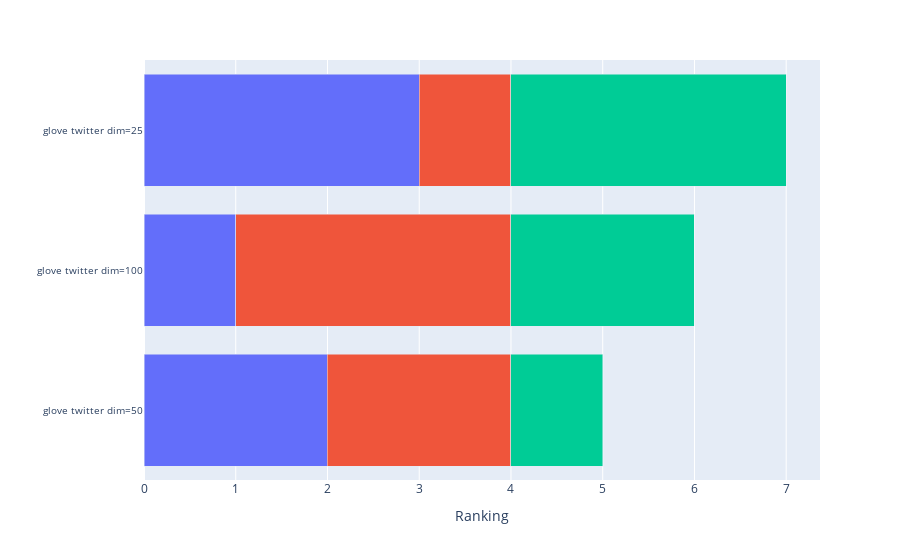

The code cell stored with this chart in its notebook:
### Code cell
fig = plot_ranking(ethnicity_ranking)
fig.show()

### Figure 1 — Plotly figure (JSON) as saved in the notebook; plotly's stock layout.template omitted (floating-point values rounded to 4 significant figures)
{"data": [{"alignmentgroup": "True", "hovertemplate": "Metric=WEAT: Ethnicity Queries average of abs values score<br>Ranking=%{x}<br>Embedding model=%{y}<extra></extra>", "legendgroup": "WEAT: Ethnicity Queries average of abs values score", "marker": {"color": "#636efa", "pattern": {"shape": ""}}, "name": "WEAT: Ethnicity Queries average of abs values score", "offsetgroup": "WEAT: Ethnicity Queries average of abs values score", "orientation": "h", "showlegend": true, "textposition": "auto", "type": "bar", "x": [3, 2, 1], "xaxis": "x", "y": ["glove twitter dim=25", "glove twitter dim=50", "glove twitter dim=100"], "yaxis": "y"}, {"alignmentgroup": "True", "hovertemplate": "Metric=WEAT: Gender Queries average of abs values score<br>Ranking=%{x}<br>Embedding model=%{y}<extra></extra>", "legendgroup": "WEAT: Gender Queries average of abs values score", "marker": {"color": "#EF553B", "pattern": {"shape": ""}}, "name": "WEAT: Gender Queries average of abs values score", "offsetgroup": "WEAT: Gender Queries average of abs values score", "orientation": "h", "showlegend": true, "textposition": "auto", "type": "bar", "x": [1, 2, 3], "xaxis": "x", "y": ["glove twitter dim=25", "glove twitter dim=50", "glove twitter dim=100"], "yaxis": "y"}, {"alignmentgroup": "True", "hovertemplate": "Metric=RNSB: Ethnicity Queries average of abs values score<br>Ranking=%{x}<br>Embedding model=%{y}<extra></extra>", "legendgroup": "RNSB: Ethnicity Queries average of abs values score", "marker": {"color": "#00cc96", "pattern": {"shape": ""}}, "name": "RNSB: Ethnicity Queries average of abs values score", "offsetgroup": "RNSB: Ethnicity Queries average of abs values score", "orientation": "h", "showlegend": true, "textposition": "auto", "type": "bar", "x": [3, 1, 2], "xaxis": "x", "y": ["glove twitter dim=25", "glove twitter dim=50", "glove twitter dim=100"], "yaxis": "y"}], "layout": {"autosize": true, "barmode": "stack", "legend": {"title": {"text": "Metric"}, "tracegroupgap": 0}, "margin": {"t": 60}, "showlegend": false, "xaxis": {"anchor": "y", "autorange": true, "domain": [0, 1], "range": [0, 7.368], "title": {"text": "Ranking"}, "type": "linear"}, "yaxis": {"anchor": "x", "autorange": true, "categoryorder": "total ascending", "domain": [0, 1], "range": [-0.5, 2.5], "tickfont": {"size": 10}, "title": {"text": ""}, "type": "category"}}}
